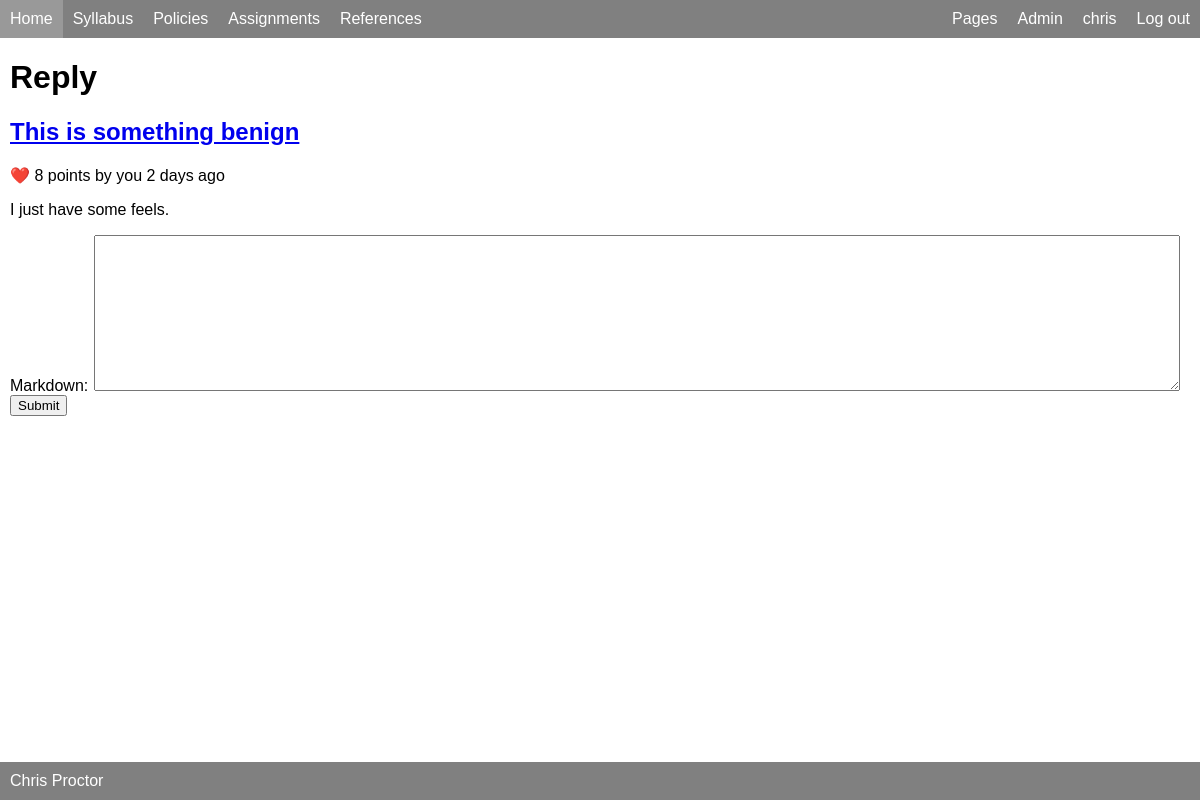
/posts/1/reply (signed in), run on the app's committed database.
### pages/models.py (models this page shows, shortened)
class Page(PandocMarkdownModel):
    slug = models.CharField(max_length=40, unique=True)
    in_menu = models.BooleanField(default=False)
    menu_label = models.CharField(max_length=40)

### posts/models.py (models this page shows, shortened)
class Post(PandocMarkdownModel):
    date_created = models.DateTimeField(auto_now_add=True)
    date_updated = models.DateTimeField(auto_now=True)
    author = models.ForeignKey(User, related_name="posts",
            on_delete=models.CASCADE)
    parent = models.ForeignKey("Post", related_name="child_posts", null=True, blank=True,
            on_delete=models.CASCADE)
    title = models.CharField(max_length=200, null=True)
    submissions = models.ManyToManyField("assignments.Submission", related_name="posts")
    priority = models.FloatField(default=1)
    pinned = models.BooleanField(default=False)
    def humanized_creation_date(self):
        return arrow.get(self.date_created).humanize()
    def score(self):
        return self.count_tree() + self.upvotes.count()
    def count_tree(self):
        return 1 + sum(child.count_tree() for child in self.child_posts.all())
    class Meta:
        ordering = ["-priority",]

### posts/views.py (the view, shortened to what this page needs)
# urls.py: path('<int:pk>/reply', views.ReplyToPost.as_view(), name="reply"),
class ReplyToPost(LoginRequiredMixin, CreateView):
    model = Post
    form_class = PostReplyForm
    template_name = "posts/post_form.html"
    def get_context_data(self, **kwargs):
        context = super().get_context_data(**kwargs)
        context['prompt'] = "Reply"
        context['parent'] = self.get_object()
        context['url'] = reverse_lazy("posts:reply", args=[self.kwargs['pk']])
        return context

### posts/forms.py
class PostReplyForm(ModelForm):
    class Meta:
        model = Post
        fields = ['markdown']

### pages/templatetags/page_tags.py (called while the page is built)
@register.simple_tag
def pages_in_menu():
    return Page.objects.filter(in_menu=True).all()

### posts/templatetags/post_tags.py (called while the page is built)
@register.simple_tag
def did_upvote(user, post):
    return post.upvotes.filter(voter=user).exists()

### posts/templates/posts/post_form.html (shortened to what this page needs)
{% extends "base.html" %}
{% block content %}
<h1>{{prompt}}</h1>
{% if parent %}
  {% with post=parent %}
    {% include "posts/partials/post_as_context.html" %}
  {% endwith %}
{% endif %}
<form action="{{ url }}" method="POST" class="async-form">
    {{ form.as_div }}
    <input type="submit" value="Submit">
</form>
{% endblock %}

### common/templates/menu.html
{% load page_tags %}
{% pages_in_menu as pages %}
<nav id="menu">
	<div class="menu-left">
		<div class="menu-item clickable{% if menu_section == 'public' %} current{% endif %}">
      <a href="{% url 'common:home' %}">Home</a>
    </div>
    {% for page in pages %}
	    <div class="menu-item clickable{% if menu_section == page.slug %} current{% endif %}">
            <a href="{% url 'pages:detail' page.slug %}">{{page.menu_label}}</a>
        </div>
    {% endfor %}
      {% if not SITE_FROZEN %}
	    <div class="menu-item clickable{% if menu_section == 'assignments' %} current{% endif %}">
          <a href="{% url 'assignments:list' %}">Assignments</a>
        </div>
	    <div class="menu-item clickable{% if menu_section == 'publications' %} current{% endif %}">
          <a href="{% url 'pubref:list' %}">References</a>
        </div>
	</div>
	<div class="menu-right">
	    {% if user.is_superuser %}
	    <div class="menu-item clickable{% if menu_section == 'pages' %} current{% endif %}">
          <a href="{% url 'pages:list' %}">Pages</a>
        </div>
		  <div class="menu-item clickable">
            <a href="{% url 'admin:index' %}">Admin</a>
          </div>
	    {% endif %}
		{% if user.is_authenticated %}
		  <div class="menu-item clickable {% if menu_section == user.username %} current{% endif %}">
              <a href="{% url 'profiles:detail' user.username %}">{{user.username}}</a>
          </div>
		  <div class="menu-item clickable"><a href="{% url 'logout' %}">Log out</a></div>
		{% else %}
		  <div class="menu-item clickable"><a href="{% url 'login' %}">Log in</a></div>
		{% endif %}
	  {% endif %}
	</div>
</nav>

### posts/templates/posts/partials/post_as_context.html
{% load post_tags %}
<article class="post">
    <h1>
      <a href="{% url 'posts:detail' post.id %}">{{post.title}}</a>
    </h1>
    <div class="post-details">
      {% with static=True %}
        {% include "posts/partials/upvote.html" %}
      {% endwith %}
      {{post.score}} point{{post.score|pluralize}} by
      {% with user=post.author %}{% include "profiles/partials/user_link.html" %}{% endwith %}
      {{post.humanized_creation_date}}
  </div>
  {{post.html|safe}}
</article>

### common/static/base/style.css (style rules this page uses)
body { font-family: Helvetica; margin: 0; }

### common/static/base/menu.css (style rules this page uses)
#menu { background-color: grey; display: flex; }
.menu-left { flex: 1; display: flex; }
.menu-right { display: flex; }
.menu-item { padding: 10px; }
#menu a { color: white; text-decoration: none; }

### common/static/base/async.css (style rules this page uses)
form.async-form label { width: 80px; display: inline-block; }
form.async-form textarea#id_markdown, form.async-form textarea#id_bibtex { width: calc(100% - 100px); }

### data on the page
Page: menu_label "Syllabus"
Page: menu_label "Policies"
Post: title "This is something benign", score "8", humanized_creation_date "2 days ago", html "I just have some feels."

### other printed values
{{ user.username }} "chris"
{{ prompt }} "Reply"
